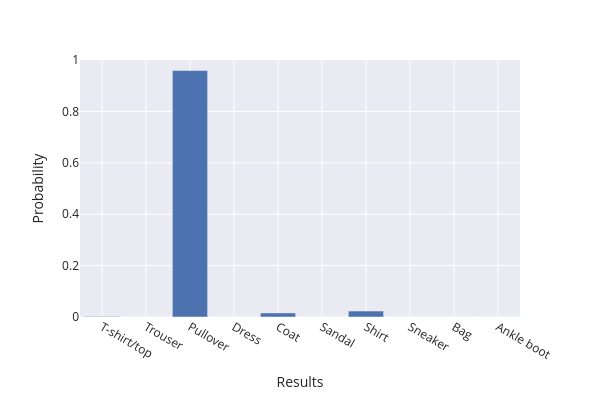

The notebook cell this image was saved under:
### Markdown cell above
#### Plot prediction probability for each garment in the dataset

### Code cell
fig = px.bar(
        prob_per_class,
        x = 'Results',
        y = 'Probability',
        range_y=[0,1],
        width=600, height=400,template='seaborn')
fig.update_xaxes(type='category')
fig.show()

### Figure 1 — Plotly figure (JSON) as saved in the notebook; plotly's stock layout.template omitted (floating-point values rounded to 4 significant figures)
{"data": [{"hovertemplate": "Results=%{x}<br>Probability=%{y}<extra></extra>", "legendgroup": "", "marker": {"color": "rgb(76,114,176)", "pattern": {"shape": ""}}, "name": "", "orientation": "v", "showlegend": false, "textposition": "auto", "type": "bar", "x": ["T-shirt/top", "Trouser", "Pullover", "Dress", "Coat", "Sandal", "Shirt", "Sneaker", "Bag", "Ankle boot"], "xaxis": "x", "y": [0.002, 0.0, 0.959, 0.0, 0.016, 0.0, 0.023, 0.0, 0.0, 0.0], "yaxis": "y"}], "layout": {"barmode": "relative", "height": 400, "legend": {"tracegroupgap": 0}, "margin": {"t": 60}, "width": 600, "xaxis": {"anchor": "y", "domain": [0, 1], "title": {"text": "Results"}, "type": "category"}, "yaxis": {"anchor": "x", "domain": [0, 1], "range": [0, 1], "title": {"text": "Probability"}}}}
